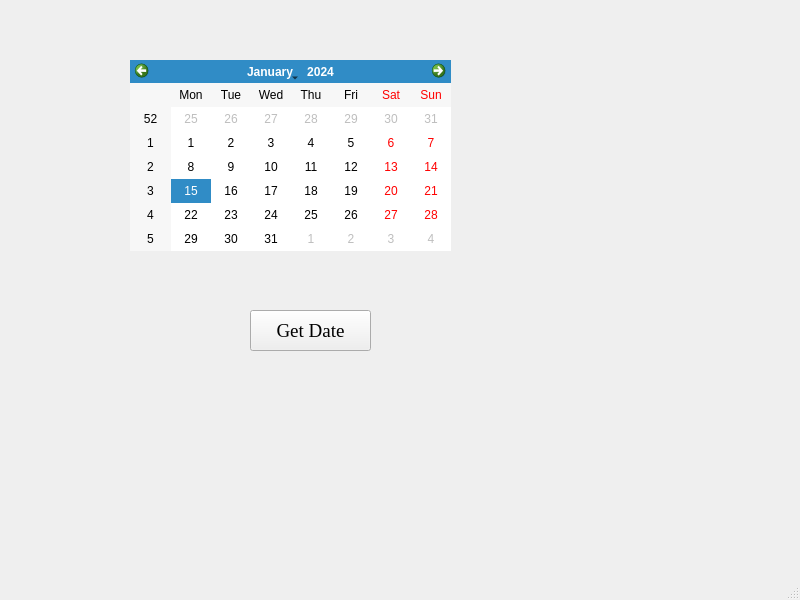
<?xml version="1.0" encoding="UTF-8"?>
<ui version="4.0">
 <class>MainWindow</class>
 <widget class="QMainWindow" name="MainWindow">
  <property name="geometry">
   <rect>
    <x>0</x>
    <y>0</y>
    <width>800</width>
    <height>600</height>
   </rect>
  </property>
  <property name="windowTitle">
   <string>MainWindow</string>
  </property>
  <widget class="QWidget" name="centralwidget">
   <widget class="QCalendarWidget" name="calendarWidget">
    <property name="geometry">
     <rect>
      <x>130</x>
      <y>60</y>
      <width>321</width>
      <height>191</height>
     </rect>
    </property>
   </widget>
   <widget class="QPushButton" name="pushButton">
    <property name="geometry">
     <rect>
      <x>250</x>
      <y>310</y>
      <width>121</width>
      <height>41</height>
     </rect>
    </property>
    <property name="font">
     <font>
      <family>Times New Roman</family>
      <pointsize>14</pointsize>
     </font>
    </property>
    <property name="text">
     <string>Get Date</string>
    </property>
   </widget>
  </widget>
  <widget class="QMenuBar" name="menubar">
   <property name="geometry">
    <rect>
     <x>0</x>
     <y>0</y>
     <width>800</width>
     <height>21</height>
    </rect>
   </property>
  </widget>
  <widget class="QStatusBar" name="statusbar"/>
 </widget>
 <resources/>
 <connections/>
</ui>
